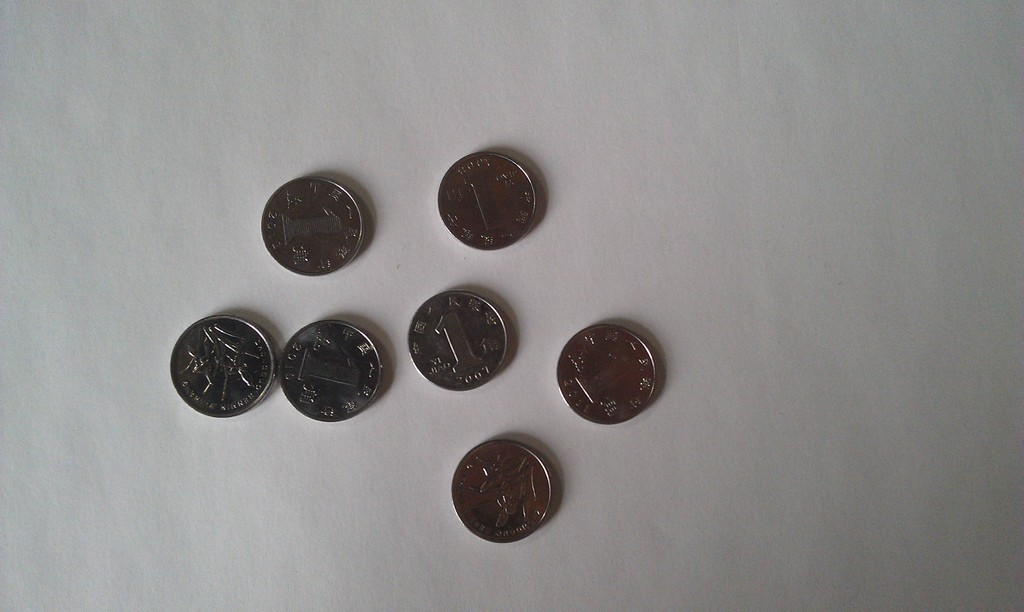
#> input picture chap11金字塔/pics/coins.jpg, 1024 x 612 px, found by its file name
$ python '分水岭图像分割.py'
#> lines starting #> are read from the running program, lines starting #| are printed output that depends on the picture; after the words box and inside, x2 and y2 are one past the last pixel; in counts of white or black regions, pixels touching at a corner belong together; long printed decimals are rounded
### chap17图像分割/chineseImgReader.py
import cv2
from PIL import Image
import numpy as np


#中文路径图片读取，返回nparray，8位BGR三通道

def imgRead(filePath):
    if filePath is not None:
        imgSrc = Image.open(filePath)
#> imgSrc is the input picture: PIL image 1024x612 RGB; mean R, G, B 141.8, 140.2, 139.3
        imgArr = np.array(imgSrc)
        if imgSrc.format == 'PNG':
            return cv2.cvtColor(imgArr, cv2.COLOR_RGBA2BGR)
        elif imgSrc.format == 'JPEG':
            return cv2.cvtColor(imgArr, cv2.COLOR_RGB2BGR)
        else:
            print('格式不支持')
            return None
    else:
        print('检查文件路径')
        return None

### chap17图像分割/分水岭图像分割.py
import cv2
import numpy as np

import chineseImgReader

#读取原始图像
img = chineseImgReader.imgRead(r'C:\Users\LFK\OneDrive\Python_project\learning\pics\coins.jpg')
scaleSize = 0.5
img = cv2.resize(img, None, None, scaleSize, scaleSize)

# [4 lines of commented-out code are left out]

print('img info: ', img.shape, img.dtype, img.min(), img.max())
#| img info:  (306, 512, 3) uint8 21 230
imgGray = cv2.cvtColor(img, cv2.COLOR_BGR2GRAY)
imgGray = cv2.GaussianBlur(imgGray, (7,7), 0)

#阈值分割
# t, imgThresh = cv2.threshold(imgGray, 120, 255, cv2.THRESH_BINARY)
t, imgThresh = cv2.threshold(imgGray, 90, 255, cv2.THRESH_BINARY_INV)
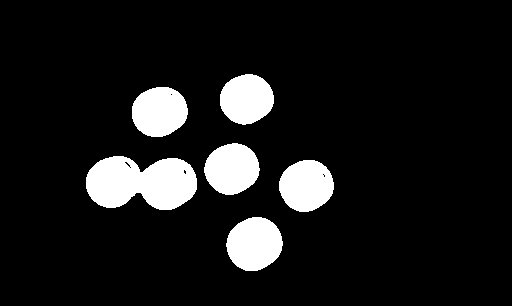
#> imgThresh: shape (306, 512); 10% white; 6 white regions, box (x1, y1, x2, y2) and area: (86, 156, 197, 210) 4563, (226, 217, 283, 271) 2355, (279, 160, 334, 212) 2210, (132, 87, 188, 137) 2208, (204, 143, 260, 195) 2197, (220, 74, 274, 125) 2111

#形态学开运算
k = cv2.getStructuringElement(cv2.MORPH_ELLIPSE, (5,5))
imgThresh = cv2.morphologyEx(imgThresh, cv2.MORPH_OPEN, k, None, (-1,-1), 1)
#> imgThresh: shape (306, 512); 10% white; 6 white regions, box (x1, y1, x2, y2) and area: (86, 156, 197, 210) 4560, (226, 217, 283, 271) 2355, (279, 160, 334, 212) 2210, (132, 87, 188, 137) 2208, (204, 143, 260, 195) 2196, (220, 74, 274, 125) 2111

#距离变换
imgDistance = cv2.distanceTransform(imgThresh, cv2.DIST_L2, 3)
print('img distance info: ', imgDistance.shape, imgDistance.dtype, imgDistance.min(), imgDistance.max())
#| img distance info:  (306, 512) float32 0.0 25.602

#距离变换阈值处理，提取前景，前景是白色255
t, imgFront = cv2.threshold(imgDistance, 0.8*imgDistance.max(), 255, cv2.THRESH_BINARY)
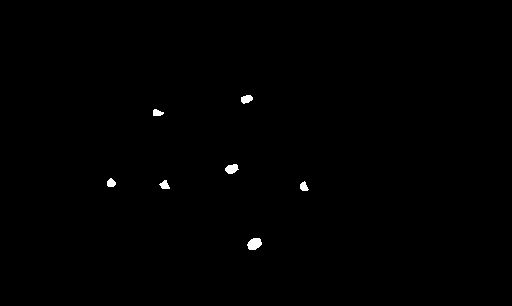
#> imgFront: shape (306, 512) float32; 0.35% white; 7 white regions, largest, box (x1, y1, x2, y2) and area: (247, 238, 262, 250) 136, (225, 164, 239, 174) 99, (241, 95, 253, 104) 79
#> t = 20.48
imgFront = np.uint8(imgFront)
print('imgFront info: ', imgFront.shape, imgFront.dtype, imgFront.min(), imgFront.max())
#| imgFront info:  (306, 512) uint8 0 255

#将原图阈值膨胀确定背景（背景就是黑色）
imgBack = cv2.morphologyEx(imgThresh, cv2.MORPH_DILATE, k, None, (-1,-1), 1)
#> imgBack: shape (306, 512); 11.5% white; 6 white regions, box (x1, y1, x2, y2) and area: (84, 154, 199, 212) 5199, (224, 215, 285, 273) 2721, (277, 158, 336, 214) 2567, (130, 85, 190, 139) 2562, (202, 141, 262, 197) 2550, (218, 72, 276, 127) 2456

#计算未知区域，或者叫不确定区域，白色255
imgUn = cv2.subtract(imgBack, imgFront)  #减法，背景-前景
#> imgUn: shape (306, 512); 11.2% white; 6 white regions, box (x1, y1, x2, y2) and area: (84, 154, 199, 212) 5075, (224, 215, 285, 273) 2585, (277, 158, 336, 214) 2507, (130, 85, 190, 139) 2505, (202, 141, 262, 197) 2451, (218, 72, 276, 127) 2377
cv2.imshow('imgFront: ', imgFront)
cv2.imshow('imgBack: ', imgBack)
cv2.imshow('imgUn: ', imgUn)
cv2.waitKey(0)

#在前景上打标记
markCnt, imgMark = cv2.connectedComponents(imgFront)  #标签个数+标签掩码
#> imgMark: shape (306, 512) int32; 8 distinct labels, from 0 to 7
#> markCnt = 8
print('imgMark info: ', imgMark.shape, imgMark.dtype, imgMark.min(), imgMark.max(), markCnt)
#| imgMark info:  (306, 512) int32 0 7 8

#将标签变为分水岭算法需要的形式，分水岭算法需要规定未知区域为0
imgMark += 1  #确保没有0
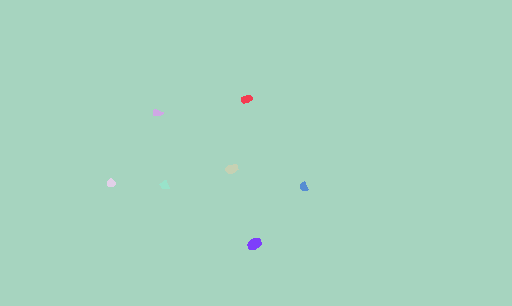
#> imgMark: shape (306, 512) int32; 8 distinct labels, from 1 to 8; one colour per label, 0 black
imgMark[imgUn==255] = 0  #将未知区域变为0
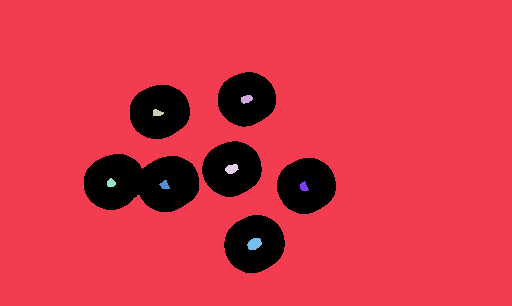
#> imgMark: shape (306, 512) int32; 9 distinct labels, from 0 to 8; one colour per label, 0 black

#使用分水岭算法
cv2.watershed(img, imgMark)  #修改实参imgMark，-1为边缘（包括图像四周）
print('imgMark after watershed info: ', imgMark.shape, imgMark.dtype, imgMark.min(), imgMark.max())
#| imgMark after watershed info:  (306, 512) int32 -1 8
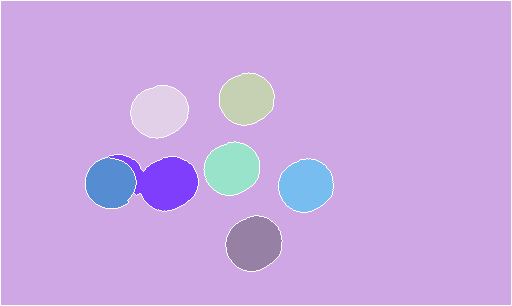
#> imgMark: shape (306, 512) int32; 9 distinct labels, from -1 to 8; one colour per label, 0 black, -1 white

#将分水岭的边缘展示在原图中
img[imgMark==-1] = (0,0,255)
#> img: shape (306, 512, 3); mean B, G, R 137.2, 138.1, 144.1

#随机颜色展示效果
# imgResult = np.zeros(img.shape, dtype = np.uint8)
imgResult = img.copy()
for i in range(2, markCnt+1):
    colorRandom = (np.random.randint(0,256),
                   np.random.randint(0,256),
                   np.random.randint(0,256))
    imgResult[imgMark==i] = colorRandom
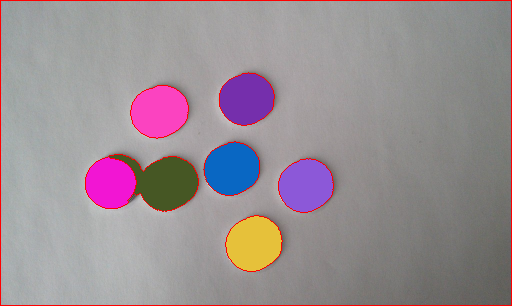
#> imgResult: shape (306, 512, 3); mean B, G, R 147.7, 142.2, 153.3
imgResult[imgMark==-1] = (0,0,255)
imgResult[imgMark==1] = (255,255,255)
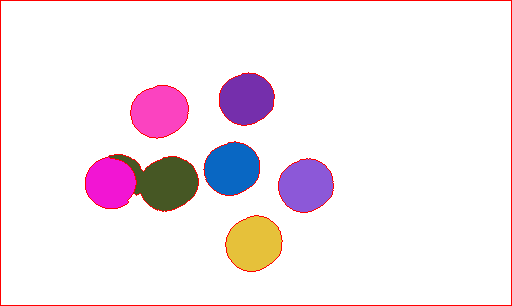
#> imgResult: shape (306, 512, 3); mean B, G, R 239.9, 233.8, 244.2

# [4 lines of commented-out code are left out]
cv2.imshow('img after water', img)
cv2.imshow('imgResult with random color', imgResult)
cv2.waitKey(0)
